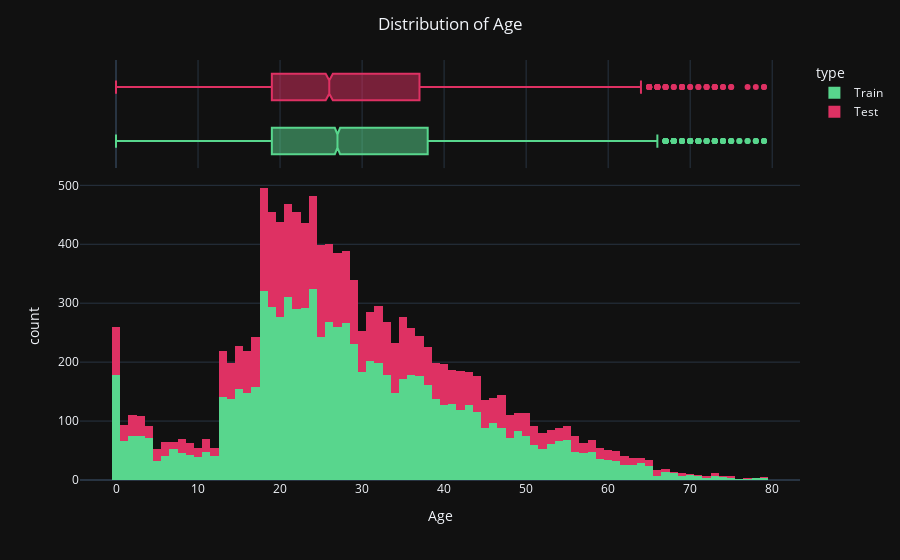

The notebook cell saved with this chart:
### Markdown cell above
#### Distribution of Age

### Code cell
train_age = train.copy()
test_age = test.copy()

train_age['type'] = 'Train'
test_age['type'] = 'Test'

age_df = pd.concat([train_age, test_age])

fig = px.histogram(data_frame = age_df,
                   x = 'Age',
                   color = 'type',
                   color_discrete_sequence = ['#58D68D', '#DE3163'],
                   marginal = 'box',
                   nbins = 100,
                   )

fig.update_layout(title = 'Distribution of Age', title_x = 0.5)
fig.show()

### Figure 1 — Plotly figure (JSON) as saved in the notebook; plotly's stock layout.template omitted (floating-point values rounded to 4 significant figures; data arrays with more than 128 entries replaced by an {"elided": "..."} marker saying what was removed)
{"data": [{"alignmentgroup": "True", "bingroup": "x", "hovertemplate": "type=Train<br>Age=%{x}<br>count=%{y}<extra></extra>", "legendgroup": "Train", "marker": {"color": "#58D68D", "pattern": {"shape": ""}}, "name": "Train", "nbinsx": 100, "offsetgroup": "Train", "orientation": "v", "showlegend": true, "x": {"elided": "8693 float values"}, "xaxis": "x", "yaxis": "y", "type": "histogram"}, {"alignmentgroup": "True", "hovertemplate": "type=Train<br>Age=%{x}<extra></extra>", "legendgroup": "Train", "marker": {"color": "#58D68D"}, "name": "Train", "notched": true, "offsetgroup": "Train", "showlegend": false, "x": {"elided": "8693 float values"}, "xaxis": "x2", "yaxis": "y2", "type": "box"}, {"alignmentgroup": "True", "bingroup": "x", "hovertemplate": "type=Test<br>Age=%{x}<br>count=%{y}<extra></extra>", "legendgroup": "Test", "marker": {"color": "#DE3163", "pattern": {"shape": ""}}, "name": "Test", "nbinsx": 100, "offsetgroup": "Test", "orientation": "v", "showlegend": true, "x": {"elided": "4277 float values"}, "xaxis": "x", "yaxis": "y", "type": "histogram"}, {"alignmentgroup": "True", "hovertemplate": "type=Test<br>Age=%{x}<extra></extra>", "legendgroup": "Test", "marker": {"color": "#DE3163"}, "name": "Test", "notched": true, "offsetgroup": "Test", "showlegend": false, "x": {"elided": "4277 float values"}, "xaxis": "x2", "yaxis": "y2", "type": "box"}], "layout": {"xaxis": {"anchor": "y", "domain": [0.0, 1.0], "title": {"text": "Age"}}, "yaxis": {"anchor": "x", "domain": [0.0, 0.7326], "title": {"text": "count"}}, "xaxis2": {"anchor": "y2", "domain": [0.0, 1.0], "matches": "x", "showticklabels": false, "showgrid": true}, "yaxis2": {"anchor": "x2", "domain": [0.7426, 1.0], "matches": "y2", "showticklabels": false, "showline": false, "ticks": "", "showgrid": false}, "legend": {"title": {"text": "type"}, "tracegroupgap": 0}, "margin": {"t": 60}, "barmode": "relative", "title": {"text": "Distribution of Age", "x": 0.5}}}
